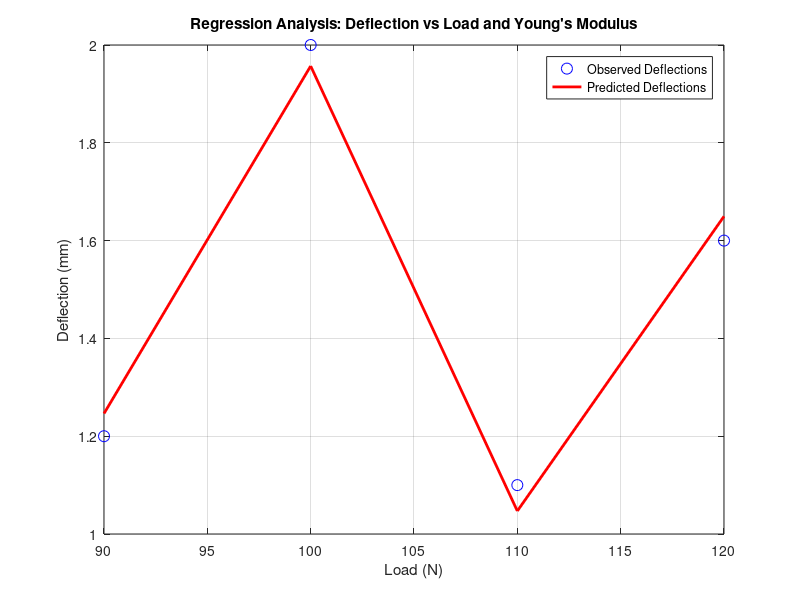

MATLAB code for this plot:
% HW7_1_anova.m
clear 
clc
close all

%% PART A) LINEAR REGRESSION

% Define the data
x1 = [90; 100; 110; 120];  % Load (N)
x2 = [150; 100; 200; 160]; % Young's Modulus (GPa)
d = [1.2; 2; 1.1; 1.6];    % Deflection (mm)

% Create design matrix for linear regression
X = [ones(length(x1), 1), x1, x2];  % Including intercept

% Linear regression
[b, bint, r, rint, stats] = regress(d, X);  % b contains coefficients

% Display regression coefficients
fprintf('Calculated Linear Regression Coefficient:\n');
fprintf('Intercept: %f\n', b(1));
fprintf('Load (x1): %f\n', b(2));
fprintf('Young''s Modulus (x2): %f\n', b(3));

% Predicting deflection using the regression model
predicted_d = X * b;

% Prediction v. Actual Deflection Plot
figure;
plot(x1, d, 'bo', 'MarkerSize', 8, 'DisplayName', 'Observed Deflections'); % Original data points
hold on;
plot(x1, predicted_d, 'r-', 'LineWidth', 2, 'DisplayName', 'Predicted Deflections'); % Predicted regression line

% Plot labels
xlabel('Load (N)');
ylabel('Deflection (mm)');
title('Regression Analysis: Deflection vs Load and Young''s Modulus');
legend('show');
grid on;

% Save plot if needed
% saveas(gcf, 'regression_plot.png');

%% PART B) ANOVA

% Number of observations and predictors
n = length(d);
p = 2;  % excluding the intercept

% Sum of Squares
SST = sum((d - mean(d)).^2);  % Total Sum of Squares
SSR = sum((X * b - mean(d)).^2);  % Regression Sum of Squares
SSE = sum(r.^2);  % Error Sum of Squares

% Degrees of Freedom
dfT = n - 1;  % Total
dfR = p;      % Regression
dfE = n - p - 1;  % Error

% Mean Square
MSR = SSR / dfR;
MSE = SSE / dfE;

% F-statistic
F = MSR / MSE;

% Display ANOVA table
fprintf('\nANOVA Table:\n');
fprintf('Source\t\tSS\t\tdf\tMS\t\tF\n');
fprintf('Regression\t%f\t%d\t%f\t%f\n', SSR, dfR, MSR, F);
fprintf('Error\t\t%f\t%d\t%f\n', SSE, dfE, MSE);
fprintf('Total\t\t%f\t%d\n\n', SST, dfT);

% F-test
fprintf('The calculated F-statistic is %f\n', F);
if F > 1.614 % Critical Value Given in Problem Statement
    fprintf('The regression model is significant at the chosen level (F-critical = 1.614).\n');
else
    fprintf('The regression model is not significant.\n');
end
